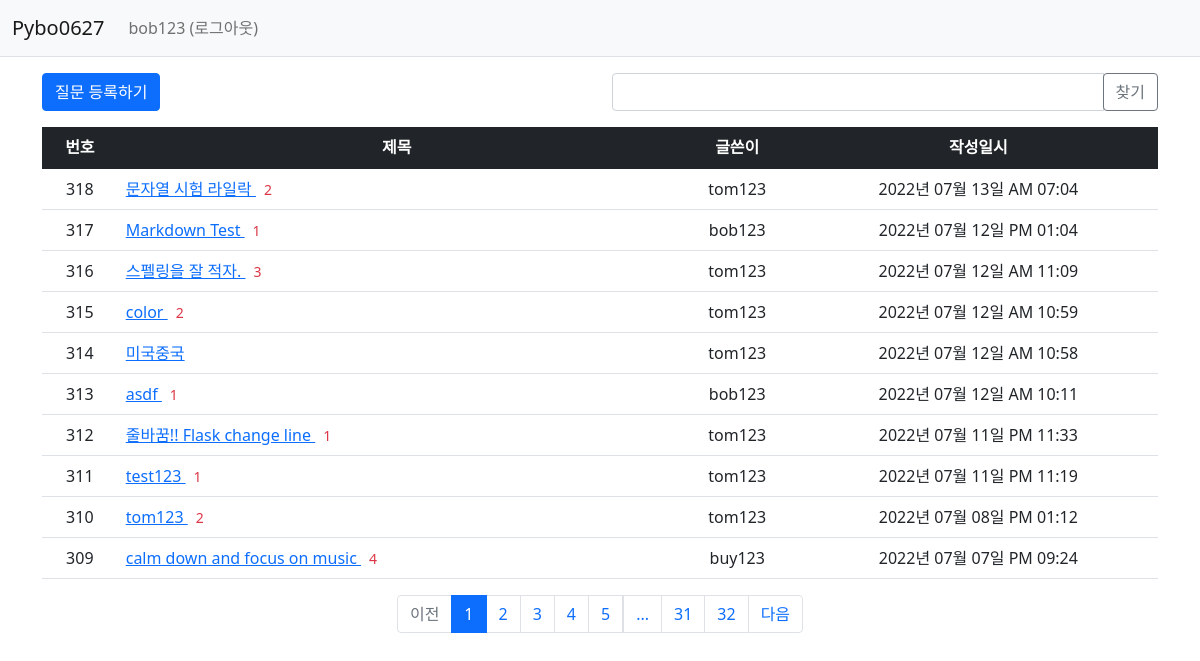
Screenshot of /question/list/ (signed in) with the database file from the repository.
### pybo/models.py (models this page shows)
class User(db.Model):
    id = db.Column(db.Integer, primary_key=True)
    username = db.Column(db.String(150), unique=True, nullable=False)
    password = db.Column(db.String(200), nullable=False)
    email = db.Column(db.String(120), unique=True, nullable=False)

class Question(db.Model):
    id = db.Column(db.Integer, primary_key=True)
    subject = db.Column(db.String(200), nullable=False)
    content = db.Column(db.Text(), nullable=False)
    create_date = db.Column(db.DateTime(), nullable=False)
    user_id = db.Column(db.Integer, db.ForeignKey('user.id', ondelete='CASCADE'), nullable=False)
    user = db.relationship('User', backref=db.backref('question_set'))
    modify_date = db.Column(db.DateTime(), nullable=True)
    voter = db.relationship('User', secondary=question_voter, backref=db.backref('question_voter_set'))

### pybo/views/question_views.py (the view, shortened to what this page needs)
@bp.route('/list/')
def _list():
    page = request.args.get('page', type=int, default=1)  # page
    kw = request.args.get('kw', type=str, default='')
    question_list = Question.query.order_by(Question.create_date.desc())
    question_list = question_list.paginate(page, per_page=10)
    return render_template('question/question_list.html', question_list=question_list, page=page, kw=kw)

### pybo/filter.py (called while the page is built)
def format_datetime(value, fmt='%Y년 %m월 %d일 %p %I:%M'):
    return value.strftime(fmt)

### pybo/views/auth_views.py (called while the page is built)
@bp.before_app_request
def load_logged_in_user():
    user_id = session.get('user_id')
    if user_id is None:
        g.user = None
    else:
        g.user = User.query.get(user_id)

### pybo/templates/question/question_list.html (shortened to what this page needs)
<!DOCTYPE html>
<html lang="en">
<head>
</head>
<body>
    {% extends 'base.html' %}
    {% block content %}
    <div class = "container my-3">
        <div class = "row my-3">
            <div class = "col-6">
                <a href="{{ url_for('question.create') }}" class = "btn btn-primary">질문 등록하기</a>
            </div>
            <div class = "col-6">
                <div class = "input-group">
                    <input type="text" id="search_kw" class="form-control" value="{{ kw or '' }}">
                    <div class = "input-group-append">
                        <button class = "btn btn-outline-secondary" type="button" id = "btn_search">찾기</button>
                    </div>
                </div>
            </div>
        </div>
        <table class = "table">
            <thead>
            <tr class = "text-center table-dark">
                <th>번호</th>
                <th style="width:50%">제목</th>
                <th>글쓴이</th>
                <th>작성일시</th>
            </tr>
            </thead>
            <tbody>
            {% if question_list %}
            {% for question in question_list.items %}
            <tr class="text-center">
                <td>{{ question_list.total - ((question_list.page-1) * question_list.per_page) - loop.index0  }}</td>
                <td class = "text-start">
                    <a href = "{{ url_for('question.detail', question_id=question.id) }}">
                        {{ question.subject }}
                    </a>
                    {% if question.answer_set|length > 0 %}
                    <span class = "text-danger small mx-2">{{ question.answer_set|length }}</span>
                    {% endif %}
                </td>
                <td>{{ question.user.username }} </td>
                <td>{{ question.create_date|datetime }} </td>
            </tr>
            {% endfor %}
            {% else %}
            <tr>
                <td colspan = "3"> 질문이 없습니다. </td>
            </tr>
            {% endif %}
            </tbody>
        </table>
        <ul class = "pagination justify-content-center">
            {% if question_list.has_prev %}
            <li class = "page-item">
                <a class = "page-link" data-page="{{ question_list.prev_num }}" href="javascript:void(0)">이전</a>
            </li>
            {% else %}
            <li class = "page-item disabled">
                <a class = "page-link" tabindex = "-1" aria-disabled="true" href ="javascript:void(0)">이전</a>
            </li>
            {% endif %}
            {% for page_num in question_list.iter_pages() %}
            {% if page_num %}
            {% if page_num != question_list.page %}
            <li class = "page-item">
                <a class="page-link" data-page="{{ page_num }}" href = "javascript:void(0)">{{ page_num }}</a>
            </li>
            {% else %}
            <li class = "page-item active" aria-current = "page">
                <a class = "page-link" href = "javascript:void(0)">{{ page_num }}</a>
            </li>
            {% endif %}
            {% else %}
            <li class = "disabled">
                <a class = "page-link" href = "javascript:void(0)">...</a>
            </li>
            {% endif %}
            {% endfor %}
            {% if question_list.has_next %}
            <li class = "page-item">
                <a class = "page-link" data-page="{{ question_list.next_num }}" href="javascript:void(0)">다음</a>
            </li>
            {% else %}
            <li class = "page-item disabled">
                <a class = "page-link" tabindex="-1" aria-disabled="true" href = "javascript:void(0)">다음</a>
            </li>
            {% endif %}
        </ul>
</div>
{% endblock %}

### pybo/templates/navbar.html (shortened to what this page needs)
<!DOCTYPE html>
<html lang="en">
<head>
</head>
<body>
    <nav class = "navbar navbar-expand-lg navbar-light bg-light border-bottom">
        <div class = "container-fluid">
            <a class = "navbar-brand" href="{{ url_for('main.index') }}" >Pybo0627</a>
            <div class = "collapse navbar-collapse" id = "navbarSupportedContent">
                {% if g.user %}
                <ul class = "navbar-nav">
                    <li class = "nav-item ">
                        <a class = "nav-link" href = "{{ url_for('auth.logout') }}">{{ g.user.username }} (로그아웃) </a>
                    </li>
                </ul>
                {% endif %}
            </div>
        </div>
    </nav>
</body>
</html>

### rows the page displays
User: user.username "bob123"
Question: total "318", subject "문자열 시험 라일락", answer_set|length "2", user.username "tom123", create_date "2022년 07월 13일 AM 07:04"
Question: total "317", subject "Markdown Test", answer_set|length "1", user.username "bob123", create_date "2022년 07월 12일 PM 01:04"
Question: total "316", subject "스펠링을 잘 적자.", answer_set|length "3", user.username "tom123", create_date "2022년 07월 12일 AM 11:09"
Question: total "315", subject "color", answer_set|length "2", user.username "tom123", create_date "2022년 07월 12일 AM 10:59"
Question: total "314", subject "미국중국", user.username "tom123", create_date "2022년 07월 12일 AM 10:58"
Question: total "313", subject "asdf", answer_set|length "1", user.username "bob123", create_date "2022년 07월 12일 AM 10:11"
Question: total "312", subject "줄바꿈!! Flask change line", answer_set|length "1", user.username "tom123", create_date "2022년 07월 11일 PM 11:33"
Question: total "311", subject "test123", answer_set|length "1", user.username "tom123", create_date "2022년 07월 11일 PM 11:19"
Question: total "310", subject "tom123", answer_set|length "2", user.username "tom123", create_date "2022년 07월 08일 PM 01:12"
Question: total "309", subject "calm down and focus on music", answer_set|length "4", user.username "buy123", create_date "2022년 07월 07일 PM 09:24"

### other values shown
{{ page_num }} "1"
{{ page_num }} "2" "3" "4" "5" "31" "32"
